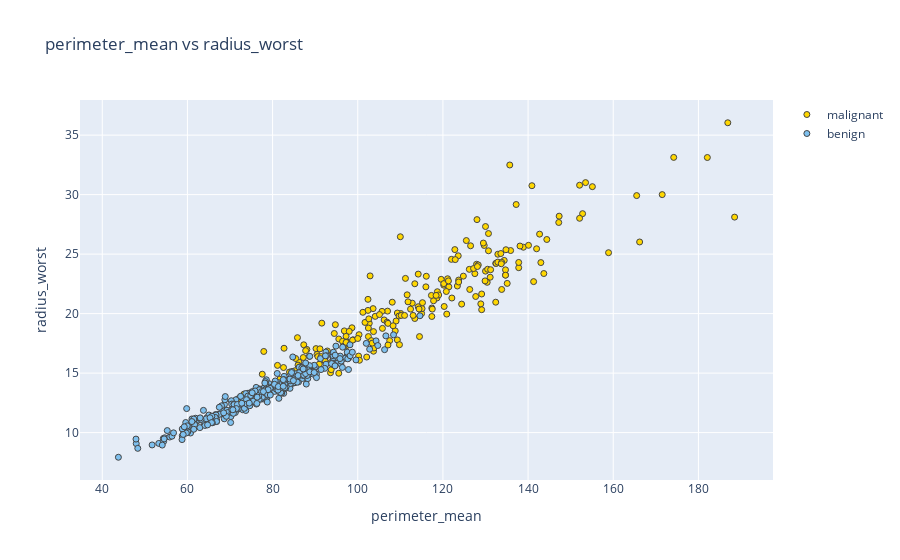
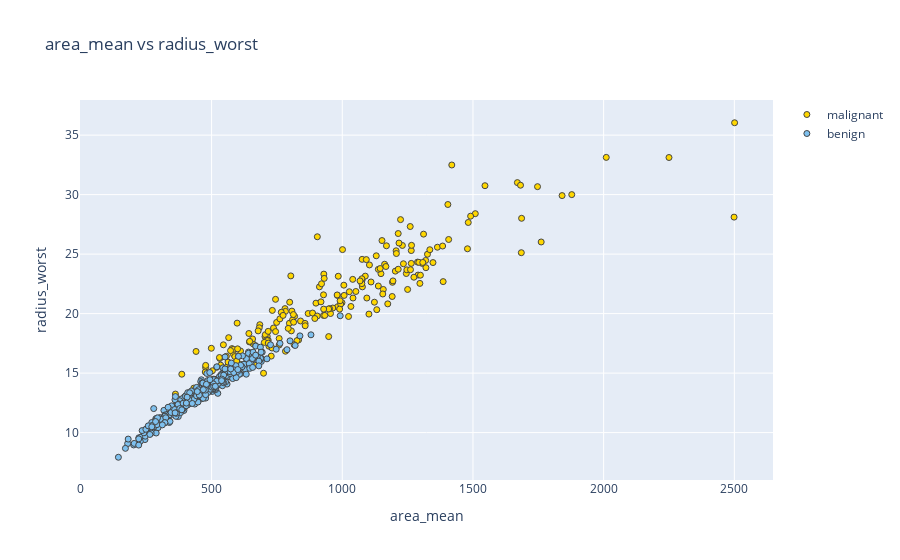
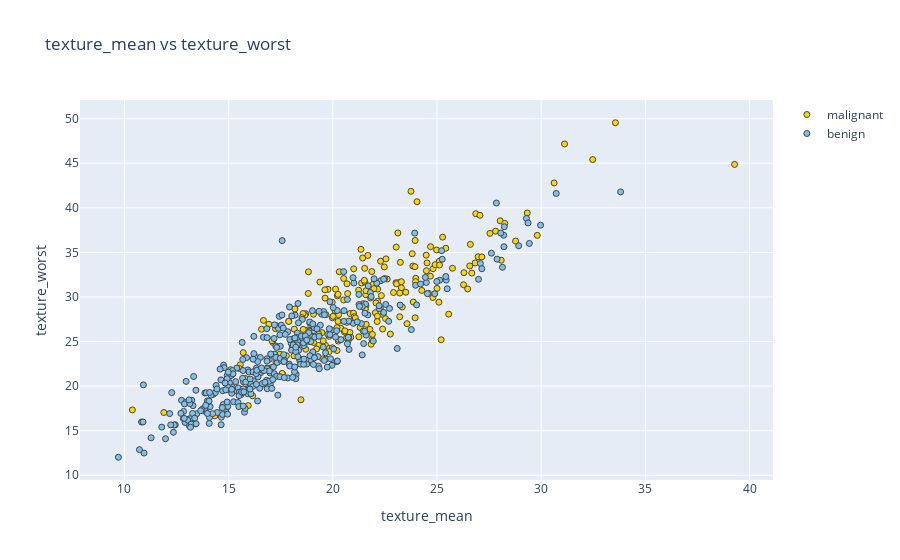
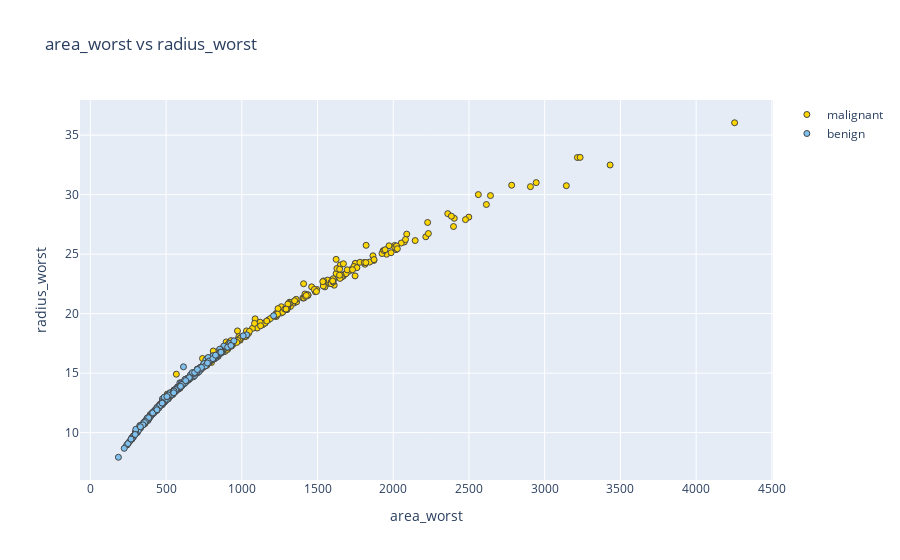

Notebook source saved alongside these figures, in order:
### Code cell
plot_feat1_feat2('perimeter_mean','radius_worst')
plot_feat1_feat2('area_mean','radius_worst')
plot_feat1_feat2('texture_mean','texture_worst')
plot_feat1_feat2('area_worst','radius_worst')

### Figure 1 — Plotly figure (JSON) as saved in the notebook; plotly's stock layout.template omitted (floating-point values rounded to 4 significant figures; data arrays with more than 128 entries replaced by an {"elided": "..."} marker saying what was removed)
{"data": [{"marker": {"color": "#FFD700", "line": {"width": 1}}, "mode": "markers", "name": "malignant", "type": "scatter", "x": {"elided": "212 float values"}, "y": {"elided": "212 float values"}}, {"marker": {"color": "#7EC0EE", "line": {"width": 1}}, "mode": "markers", "name": "benign", "type": "scatter", "x": {"elided": "357 float values"}, "y": {"elided": "357 float values"}}], "layout": {"title": {"text": "perimeter_mean vs radius_worst"}, "xaxis": {"title": {"text": "perimeter_mean"}, "zeroline": false}, "yaxis": {"title": {"text": "radius_worst"}, "zeroline": false}}}

### Figure 2 — Plotly figure (JSON) as saved in the notebook; plotly's stock layout.template omitted (floating-point values rounded to 4 significant figures; data arrays with more than 128 entries replaced by an {"elided": "..."} marker saying what was removed)
{"data": [{"marker": {"color": "#FFD700", "line": {"width": 1}}, "mode": "markers", "name": "malignant", "type": "scatter", "x": {"elided": "212 float values"}, "y": {"elided": "212 float values"}}, {"marker": {"color": "#7EC0EE", "line": {"width": 1}}, "mode": "markers", "name": "benign", "type": "scatter", "x": {"elided": "357 float values"}, "y": {"elided": "357 float values"}}], "layout": {"title": {"text": "area_mean vs radius_worst"}, "xaxis": {"title": {"text": "area_mean"}, "zeroline": false}, "yaxis": {"title": {"text": "radius_worst"}, "zeroline": false}}}

### Figure 3 — Plotly figure (JSON) as saved in the notebook; plotly's stock layout.template omitted (floating-point values rounded to 4 significant figures; data arrays with more than 128 entries replaced by an {"elided": "..."} marker saying what was removed)
{"data": [{"marker": {"color": "#FFD700", "line": {"width": 1}}, "mode": "markers", "name": "malignant", "type": "scatter", "x": {"elided": "212 float values"}, "y": {"elided": "212 float values"}}, {"marker": {"color": "#7EC0EE", "line": {"width": 1}}, "mode": "markers", "name": "benign", "type": "scatter", "x": {"elided": "357 float values"}, "y": {"elided": "357 float values"}}], "layout": {"title": {"text": "texture_mean vs texture_worst"}, "xaxis": {"title": {"text": "texture_mean"}, "zeroline": false}, "yaxis": {"title": {"text": "texture_worst"}, "zeroline": false}}}

### Figure 4 — Plotly figure (JSON) as saved in the notebook; plotly's stock layout.template omitted (floating-point values rounded to 4 significant figures; data arrays with more than 128 entries replaced by an {"elided": "..."} marker saying what was removed)
{"data": [{"marker": {"color": "#FFD700", "line": {"width": 1}}, "mode": "markers", "name": "malignant", "type": "scatter", "x": {"elided": "212 float values"}, "y": {"elided": "212 float values"}}, {"marker": {"color": "#7EC0EE", "line": {"width": 1}}, "mode": "markers", "name": "benign", "type": "scatter", "x": {"elided": "357 float values"}, "y": {"elided": "357 float values"}}], "layout": {"title": {"text": "area_worst vs radius_worst"}, "xaxis": {"title": {"text": "area_worst"}, "zeroline": false}, "yaxis": {"title": {"text": "radius_worst"}, "zeroline": false}}}
